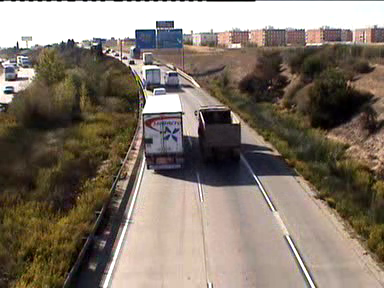
#> input picture frame 61 of video.avi, 384 x 288 px
$ python sigmadelta.py
#> lines starting #> are read from the running program, lines starting #| are printed output that depends on the picture; after the words box and inside, x2 and y2 are one past the last pixel; in counts of white or black regions, pixels touching at a corner belong together
import numpy as np


class SigmaDeltaMotionDetector:
    def __init__(self, width, height, N=4):
        self.width = width
        self.height = height
        self.N = N
        self.M = np.zeros((height, width), dtype=np.uint8)
        self.V = np.zeros((height, width), dtype=np.uint8)
        self.O = np.zeros((height, width), dtype=np.uint8)
        self.D = np.zeros((height, width), dtype=np.uint8)

    def update(self, frame):
        frame = frame.astype(np.uint8)

        # Update M (background estimation)
        self.M[frame > self.M] += 1
        self.M[frame < self.M] -= 1

        # Update V (variance estimation)
        self.V[np.abs(frame - self.M) > self.V] += 1
        self.V[np.abs(frame - self.M) <= self.V] -= 1

        # Compute O (foreground detection)
        self.O = np.abs(frame - self.M) > self.N * self.V

        # Update D (motion detection)
        self.D = np.logical_or(self.D, self.O)
        self.D = np.logical_and(self.D, self.O)

        return self.D.astype(np.uint8) * 255


def process_video(video_path, detector):
#> called with video_path = 'video.avi'
    import cv2

    cap = cv2.VideoCapture(video_path)

    while cap.isOpened():
        ret, frame = cap.read()
#> frame is the input picture: shape (288, 384, 3); mean B, G, R 105.4, 117.8, 129.5
        if not ret:
            break

        gray = cv2.cvtColor(frame, cv2.COLOR_BGR2GRAY)
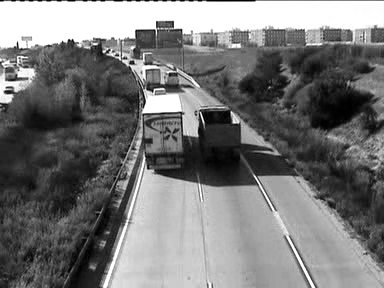
#> gray: shape (288, 384); min 0, max 255, mean 119.8
        motion_mask = detector.update(gray)
#> in update, `self.M[frame > self.M] += 1`:
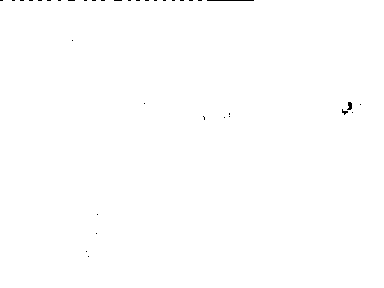
#> self.M: shape (288, 384); values 0 (black) and 1 (white), 99.8% white; black in thin lines or dots, all inside (x1, y1, x2, y2) = (0, 0, 361, 257)
#> in update, `self.V[np.abs(frame - self.M) > self.V] += 1`:
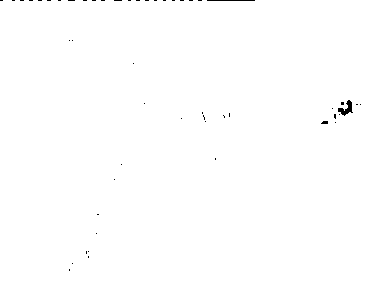
#> self.V: shape (288, 384); values 0 (black) and 1 (white), 99.7% white; black in thin lines or dots, all inside (x1, y1, x2, y2) = (0, 0, 361, 271)
#> in update, `self.V[np.abs(frame - self.M) <= self.V] -= 1`:
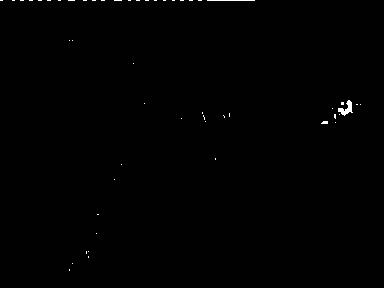
#> self.V: shape (288, 384); 0.42% of pixels changed, all inside (x1, y1, x2, y2) = (0, 0, 361, 271)
#> in update, `self.O = np.abs(frame - self.M) > self.N * self.V`:
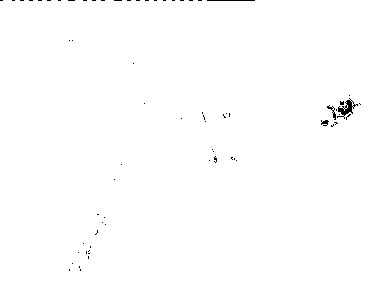
#> self.O: shape (288, 384) bool; 99.6% white; black in thin lines or dots, all inside (x1, y1, x2, y2) = (0, 0, 361, 271)

        cv2.imshow("Motion Detection", motion_mask)
        cv2.imshow("Original", gray)
        if cv2.waitKey(1) & 0xFF == ord("q"):
#> (key q is pressed here)
            break

    cap.release()
    cv2.destroyAllWindows()


if __name__ == "__main__":
    video_path = "video.avi"
    width, height = 384, 288  # Adjust to your video's dimensions
    detector = SigmaDeltaMotionDetector(width, height, N =2)
    process_video(video_path, detector)

$ run again, starting later in the video
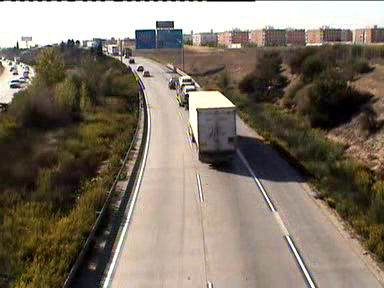
#> input picture frame 276 of video.avi, 384 x 288 px
#> in process_video, frame is the input picture: shape (288, 384, 3); mean B, G, R 101.8, 116, 126.7
#> self.M: shape (288, 384); values 0 (black) and 1 (white), 99.7% white; 46 black regions (43 under 20 px), largest, box (x1, y1, x2, y2) and area: (336, 104, 353, 115) 135, (207, 0, 254, 1) 47, (332, 113, 336, 120) 25
#> in update, `self.V[np.abs(frame - self.M) <= self.V] -= 1`:
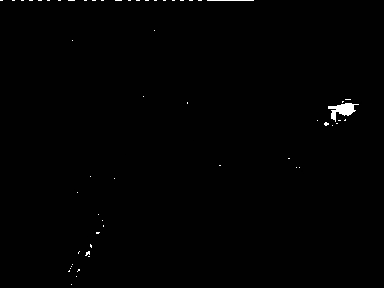
#> self.V: shape (288, 384); min 0, max 255, mean 2.1
#> in update, `self.O = np.abs(frame - self.M) > self.N * self.V`:
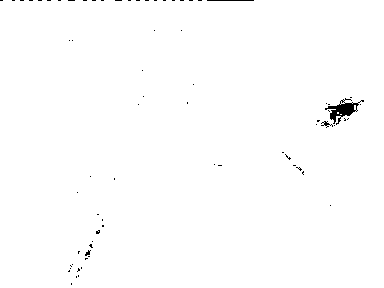
#> self.O: shape (288, 384) bool; 99.4% white; 73 black regions (70 under 20 px), largest, box (x1, y1, x2, y2) and area: (325, 98, 364, 125) 356, (207, 0, 254, 1) 47, (321, 121, 333, 128) 31

$ run again, starting later in the video
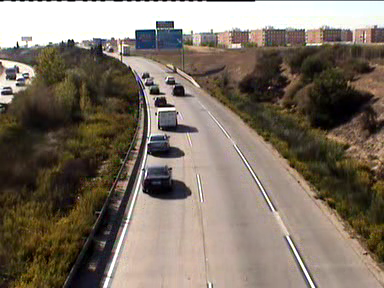
#> input picture frame 491 of video.avi, 384 x 288 px
#> in process_video, frame is the input picture: shape (288, 384, 3); mean B, G, R 100.9, 114, 125.7
#> self.M: shape (288, 384); values 0 (black) and 1 (white), 99.8% white; black in thin lines or dots, all inside (x1, y1, x2, y2) = (0, 0, 354, 272)
#> in update, `self.V[np.abs(frame - self.M) <= self.V] -= 1`:
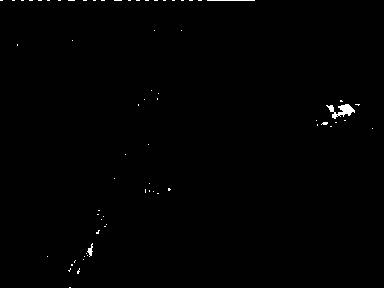
#> self.V: shape (288, 384); min 0, max 255, mean 2.1
#> in update, `self.O = np.abs(frame - self.M) > self.N * self.V`:
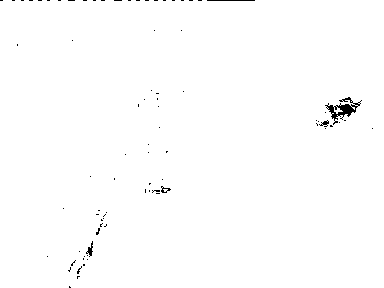
#> self.O: shape (288, 384) bool; 99.4% white; black in thin lines or dots
